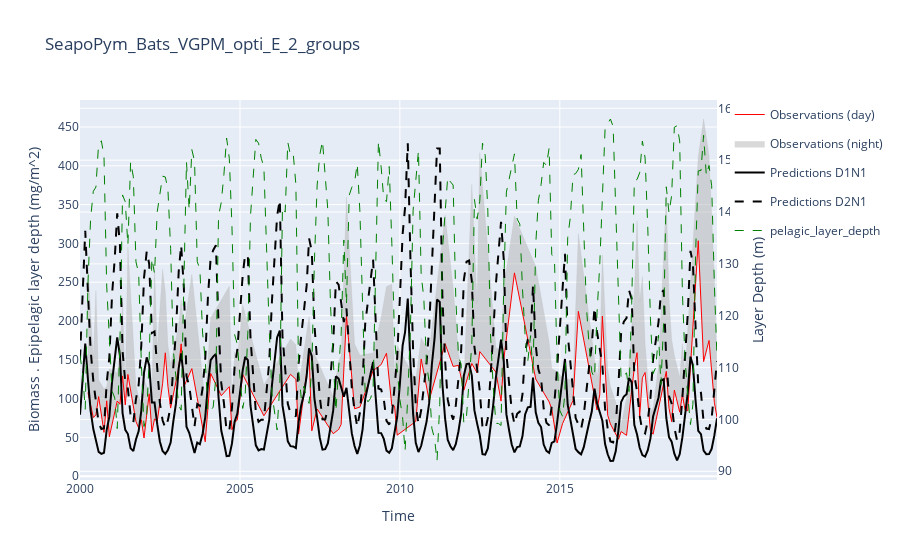

The notebook cell this image was saved under:
### Code cell
fig = go.Figure(
    layout={
        "title": export_file_name,
        "xaxis": {"title": "Time"},
        "yaxis": {"title": "Biomass . Epipelagic layer depth (mg/m^2)"},
    }
)


fig.add_trace(
    go.Scatter(
        x=monthly_obs_day.index,
        y=monthly_obs_day,
        fill=None,
        mode="lines",
        line={"color": "red", "width": 1},
        name="Observations (day)",
    )
)

fig.add_trace(
    go.Scatter(
        x=monthly_obs_night.index,
        y=monthly_obs_night,
        fill="tonexty",
        mode="lines",
        line={"color": "rgba(180, 180, 180, 0.2)", "width": 1},
        name="Observations (night)",
    )
)
fig.add_trace(
    go.Scatter(
        x=monthly_pred_d1n1.index,
        y=monthly_pred_d1n1,
        fill=None,
        mode="lines",
        line={"color": "black"},
        name="Predictions D1N1",
    )
)
fig.add_trace(
    go.Scatter(
        x=(monthly_pred_d1n1 + monthly_pred_d2n1).index,
        y=(monthly_pred_d1n1 + monthly_pred_d2n1),
        fill=None,
        mode="lines",
        line={"color": "black", "dash": "dash"},
        name="Predictions D2N1",
    )
)
fig.add_trace(px.line(monthly_layer).data[0])
fig.update_traces(
    yaxis="y2",
    selector={"name": "pelagic_layer_depth"},
    line={"color": "green", "width": 1, "dash": "dash"},
)
fig.update_layout(yaxis2={"title": "Layer Depth (m)", "overlaying": "y", "side": "right"})

fig.show()
